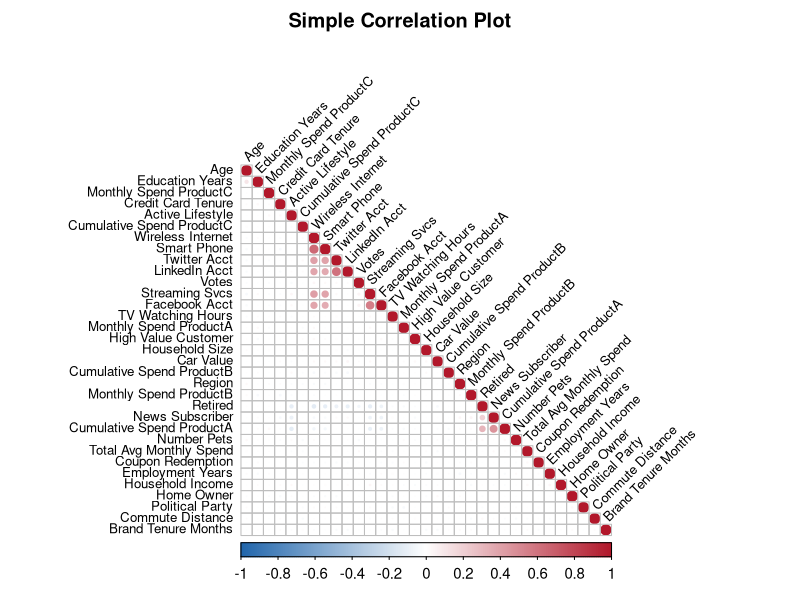

This chart was generated by the following R code:
## ---- chunk 1
knitr::opts_chunk$set(echo = FALSE)
library(readxl)
library(ggplot2)
library(corrplot)
library(car)
customer_data <- read_excel("./outputs/26-04-16-21/customer_data_cleaned.xlsx")

# Convert columns that should be numeric but may be stored as text
numeric_cols <- c(
  "Region", "Age", "Education Years", "Employment Years", "Household Size",
  "Household Income", "Number Pets", "umber Pets", "Home Owner", "Car Value",
  "Commute Distance", "Credit Card Tenure", "TV Watching Hours",
  "Coupon Redemption", "Brand Tenure Months", "Monthly Spend ProductA",
  "Cumulative Spend ProductA", "Monthly Spend ProductB", "Cumulative Spend ProductB",
  "Monthly Spend ProductC", "Cumulative Spend ProductC", "Total Avg Monthly Spend",
  "High Value Customer"
)

numeric_cols <- intersect(numeric_cols, names(customer_data))

safe_numeric <- function(x) {
  as.numeric(gsub("[^0-9.-]", "", as.character(x)))
}

customer_data[numeric_cols] <- lapply(customer_data[numeric_cols], safe_numeric)
theme_set(theme_minimal(base_size = 12))
## ---- chunk 2
head(customer_data)
str(customer_data)
summary(customer_data)
sum(is.na(customer_data))
## ---- chunk 3
num_data <- customer_data[sapply(customer_data, is.numeric)]
corr_mat <- round(cor(num_data, use = "pairwise.complete.obs"), 3)
corr_mat
## ---- chunk 4
# Larger figure and adjusted text sizes to reduce crowding
corrplot(
  corr_mat,
  method = "circle",
  type = "lower",
  order = "hclust",
  tl.col = "black",
  tl.srt = 45,
  tl.cex = 0.8,       # label text size
  cl.cex = 0.9,       # color legend text size
  number.cex = 0.6,   # coefficient text size (if shown)
  addCoef.col = NULL, # hide numeric coefficients to avoid overlap
  col = colorRampPalette(c("#2166ac", "white", "#b2182b"))(200),
  mar = c(0, 0, 2, 0), # a bit more top margin for the title
  title = "Simple Correlation Plot"
)
## ---- chunk 5
# Top correlations with target variable for linear regression selection
target_var <- "Total Avg Monthly Spend"

target_corr <- cor(num_data, use = "pairwise.complete.obs")[, target_var]
target_corr <- target_corr[names(target_corr) != target_var]

top_corr <- data.frame(
  variable = names(target_corr),
  correlation = as.numeric(target_corr),
  abs_correlation = abs(as.numeric(target_corr))
)

top_corr <- top_corr[order(-top_corr$abs_correlation), ]
head(top_corr, 10)
## ---- chunk 6
# Automatic predictor filtering and logistic regression

# In R formulas, spaces cause problems, so this function wraps those names in backticks:
safe_name <- function(x) {
  if (grepl("^[A-Za-z0-9_.]+$", x)) x else paste0("`", x, "`")
}

#Here are the columns I want (Independent Vars)
model_vars <- c(
  "High Value Customer",
  "Total Avg Monthly Spend",
  "Household Income",
  "Age",
  "Household Size",
  "Home Owner",
  "Credit Card Tenure",
  "Brand Tenure Months",
  "Coupon Redemption",
  "Streaming Svcs",
  "Smart Phone",
  "Wireless Internet"
)
# Copy rows into new smaller dataframe
mod_data <- customer_data[ , model_vars]

# 3) Perfect separation checks
# This is one of the most important parts.
# 
# What is perfect separation?
# 
# It means one predictor can almost perfectly split the outcome.
# 
# Example:
# 
# everyone with X > 100 is a high-value customer
# everyone with X <= 100 is not
# 
# That sounds great, but in logistic regression it actually causes problems:
# 
# coefficients blow up
# model becomes unstable
# standard errors get weird
# 
# So the code searches for variables that separate 0s and 1s too perfectly, then drops them.
# 
# That’s why your output said:
# 
# Dropping perfect/separating vars: Total Avg Monthly Spend
# 
# That means this variable was almost too good at identifying the outcome.
sep_vars <- character()
for (nm in setdiff(names(mod_data), "High Value Customer")){
  x <- mod_data[[nm]]
  if (is.numeric(x)){
    a0 <- x[mod_data$`High Value Customer`==0]
    a1 <- x[mod_data$`High Value Customer`==1]
    if (length(na.omit(a0))>0 && length(na.omit(a1))>0){
      if (max(a0, na.rm=TRUE) < min(a1, na.rm=TRUE) || max(a1, na.rm=TRUE) < min(a0, na.rm=TRUE)){
        sep_vars <- c(sep_vars, nm)
      }
    }
  } else {
    tbl <- table(x, mod_data$`High Value Customer`)
    if (nrow(tbl)>0 && any(apply(tbl,1,function(r) r[1]==0 || r[2]==0))) sep_vars <- c(sep_vars, nm)
  }
}
if (length(sep_vars)>0){ cat("Dropping perfect/separating vars:", paste(unique(sep_vars), collapse=", "), "\n"); mod_data <- mod_data[ , !(names(mod_data) %in% sep_vars), drop=FALSE] }

# 4) High pairwise correlation among numerics (>0.9): drop the lower-variance member
# This checks for multicollinearity.
# 
# That means:
# 
# two predictors are telling almost the same story
# 
# Example:
# 
# Credit Card Tenure and Brand Tenure Months might move together a lot
# 
# If two variables correlate above 0.9, the code drops one of them.
# Because highly correlated predictors can:
# 
# make coefficients unstable
# inflate standard errors
# make interpretation messy
# 
# The code keeps the one with higher variance and drops the other.
# 
# That’s why your output said:
# 
# Dropping highly correlated numeric vars: Credit Card Tenure
num_idx <- sapply(mod_data, is.numeric)
num_idx["High Value Customer"] <- FALSE
num_names <- names(mod_data)[num_idx]
if (length(num_names)>1){
  cor_mat <- cor(mod_data[ , num_names], use="pairwise.complete.obs")
  high_pairs <- which(abs(cor_mat) > 0.9 & abs(cor_mat) < 1, arr.ind=TRUE)
  drop_cols <- character()
  if (nrow(high_pairs)>0){
    for (i in seq_len(nrow(high_pairs))){
      a <- rownames(cor_mat)[high_pairs[i,1]]
      b <- colnames(cor_mat)[high_pairs[i,2]]
      var_a <- var(mod_data[[a]], na.rm=TRUE); var_b <- var(mod_data[[b]], na.rm=TRUE)
      drop_cols <- c(drop_cols, ifelse(var_a < var_b, a, b))
    }
    drop_cols <- unique(drop_cols)
    cat("Dropping highly correlated numeric vars:", paste(drop_cols, collapse=", "), "\n")
    mod_data <- mod_data[ , !(names(mod_data) %in% drop_cols), drop=FALSE]
  }
}


# Final model fit
terms <- setdiff(names(mod_data), "High Value Customer")
if (length(terms)==0) stop('No predictors remain after automatic filtering.')
terms_safe <- vapply(terms, safe_name, character(1))
formula_terms <- paste(terms_safe, collapse = " + ")
logit_formula <- as.formula(paste(safe_name("High Value Customer"), "~", formula_terms))
logit_model <- glm(logit_formula, data = mod_data, family = binomial(), na.action = na.omit)

summary(logit_model)
# In logistic regression, coefficients are in log-odds, which are hard to interpret.
# 
# So this converts them to odds ratios, which are easier.
# 
# Example:
# 
# coefficient = 1.077
# odds ratio = exp(1.077) ≈ 2.94
# Smart Phone → Odds Ratio ≈ 2.94
# 
# People with smartphones are about 2.94 times more likely to be high-value customers
# Odds Ratio = 2.94  
# CI = [2.10, 4.10]
# 
# We are 95% (confint R func convention) confident the true odds ratio is between 2.10 and 4.10
odds <- exp(coef(logit_model))
ci <- tryCatch(exp(confint(logit_model)), error = function(e) matrix(NA, nrow=length(odds), ncol=2))
odds_table <- data.frame(Estimate = coef(logit_model), OddsRatio = odds, CI_low = ci[,1], CI_high = ci[,2])
print(odds_table)
null_dev <- logit_model$null.deviance
resid_dev <- logit_model$deviance
pseudo_r2 <- 1 - resid_dev/null_dev
cat("Pseudo R-squared:", round(pseudo_r2, 4), "\n")
cat("Observations used:", length(logit_model$fitted.values), "\n")

## ---- chunk 7
# Full linear model
model_full <- lm(
  `Total Avg Monthly Spend` ~ . - CustomerID,
  data = customer_data
)

# Backward stepwise using AIC
model_step <- step(model_full, direction = "backward")

# Final selected model
summary(model_step)
